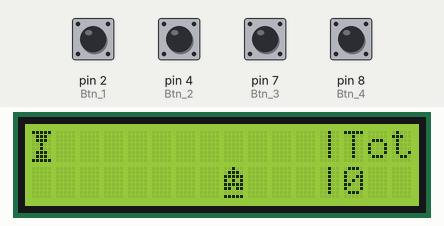
Simulated run of this sketch. Board: Arduino Uno, built with avr-gcc and run on an emulated ATmega328P. Shown: 16×2 character LCD. Inputs (shaded band) come from the test bench; at power-on: pin 2 (Btn_1), pin 4 (Btn_2), pin 7 (Btn_3), pin 8 (Btn_4) LOW. Random numbers use the default seed unless the sketch sets one.

Above: at 1.2 s.
1.3 s: pin 2 (Btn_1) pulled HIGH for 1 s
At 2.9 s:
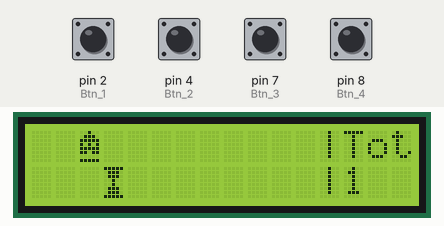
3.8 s: pin 8 (Btn_4) pulled HIGH for 0.15 s
At 6.8 s:
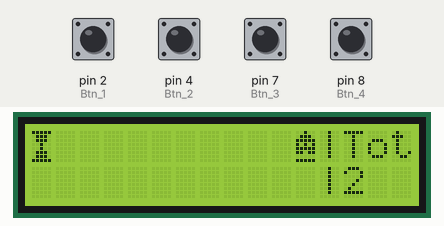
6.9 s: pin 7 (Btn_3) pulled HIGH for 0.15 s
At 9.3 s:
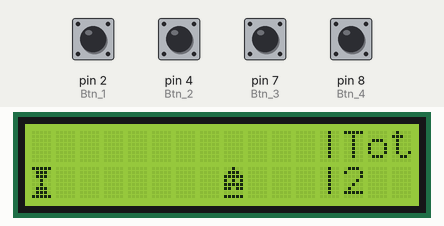
10.0 s: pin 4 (Btn_2) pulled HIGH for 0.15 s
At 11.05 s:
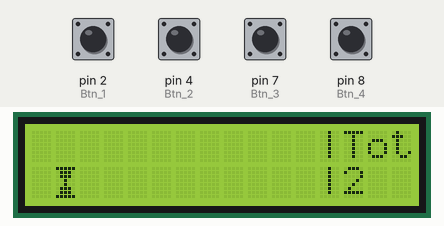
12.4 s: pin 2 (Btn_1) pulled HIGH for 0.15 s
At 13.8 s:
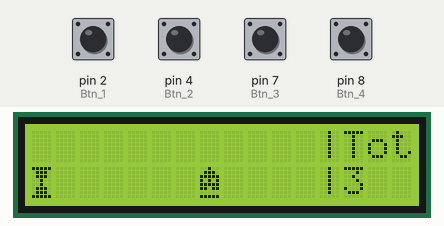
14.8 s: pin 2 (Btn_1) pulled HIGH for 0.15 s
At 16.7 s:
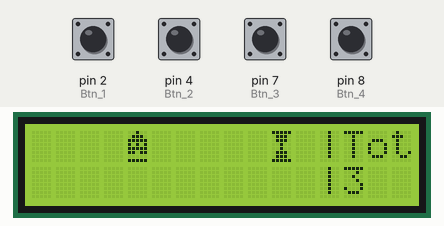
Timing chart, 0 to 18.2 s (numbered marks = the images above; inputs shaded):
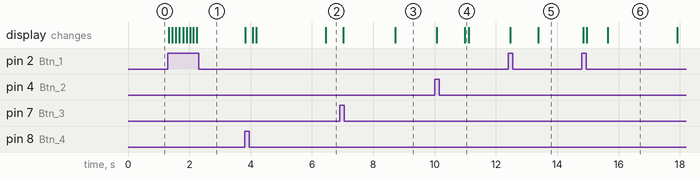

The sketch:

pacman.ino
```cpp
// importing required libraries
#include <Wire.h>
#include <LiquidCrystal_I2C.h>

// setting LCD address to 0x27
#define I2C_ADDR 0x27

// setting the LCD dimensions (16 columns and 2 rows)
#define LCD_COLUMNS 16
#define LCD_ROWS 2

// initializing the LCD object
LiquidCrystal_I2C lcd(I2C_ADDR, LCD_COLUMNS, LCD_ROWS);

// defining input pins for input
const int Btn_1 = 2;
const int Btn_2 = 4;
const int Btn_3 = 7;
const int Btn_4 = 8;

// defining variables to store data throughout the game
int counter = 0;
int match = 0;
int score = -1;

// current position of snake
int X = 0;
int Y = 0;

// previous position of snake
int prev_X = 0;
int prev_Y = 0;

// current position of monster
int monster_X = 0;
int monster_Y = 0;

// previous position of monster
int monster_prev_X = 0;
int monster_prev_Y = 0;

// defining custom character bitmap for snake
byte snake[8] = {
  B11111,
  B01110,
  B01110,
  B00100,
  B00100,
  B01110,
  B01110,
  B11111
};

// defining custom character bitmap for monster
byte monster[8] = {
  B00100,
  B01110,
  B11111,
  B10101,
  B11111,
  B11011,
  B00000,
  B11111
};

// setting up the main program
void setup() {

  // defining the pinmodes for all input and pins
  pinMode(Btn_1, INPUT);
  pinMode(Btn_2, INPUT);
  pinMode(Btn_3, INPUT);
  pinMode(Btn_4, INPUT);

  // initializing the LCD
  lcd.init();
  lcd.backlight();

  // printing message and score
  lcd.setCursor(12, 0);
  lcd.print("|Tot");
  lcd.setCursor(12, 1);
  lcd.write('|');

  // randomizing the value
  randomSeed(analogRead(0));
}

// defining the loop sequence
void loop() {

  // reading input pins
  int Btn_1_state = digitalRead(Btn_1);
  int Btn_2_state = digitalRead(Btn_2);
  int Btn_3_state = digitalRead(Btn_3);
  int Btn_4_state = digitalRead(Btn_4);

  // setting conditions for positioning snake
  if(X == monster_X && Y == monster_Y){
    match = 1;
    score++;
  }

  // update score
  lcd.setCursor(13, 1);
  lcd.print(score);

  // randomly placing snake
  if(counter == 0 || match == 1){
    match = 0;
    counter = 20;

    // clearing previous position of snake
    monster_prev_X = monster_X;
    monster_prev_Y = monster_Y;
    lcd.setCursor(monster_prev_X, monster_prev_Y);
    lcd.write(' ');

    // printing new position of snake
    monster_X = random(0, 12);
    monster_Y = random(0, 2);
    lcd.createChar(0, monster);
    lcd.setCursor(monster_X, monster_Y);
    lcd.write(byte(0));
  }

  // decrementing counter
  counter--;

  // on pressing button 1 -> go left
  if(Btn_1_state == HIGH) {
    lcd.setCursor(X, Y);
    lcd.write(' ');

    if(X > 0 && X <= 11){
      X--;
      blinkCursor(X,Y);
    }

    else if(X == 0 && Y == 0){
      X = 11;
      Y = 1;
      blinkCursor(X,Y);
    }

    else if(X == 0 && Y == 1){
      X = 11;
      Y = 0;
      blinkCursor(X,Y);
    }
  }

  // on pressing button 2 -> go right
  else if(Btn_2_state == HIGH) {
    lcd.setCursor(X, Y);
    lcd.write(' ');

    if(X >= 0 && X < 11){
      X++;
      blinkCursor(X,Y);
    }

    else if(X == 11 && Y == 0){
      X = 0;
      Y = 1;
      blinkCursor(X,Y);
    }

    else if(X == 11 && Y == 1){
      X = 0;
      Y = 0;
      blinkCursor(X,Y);
    }
  }

  // on pressing button 3 -> go up or down
  else if(Btn_3_state == HIGH) {
    lcd.setCursor(X, Y);
    lcd.write(' ');

    if(Y == 0){
      Y = 1;
      blinkCursor(X,Y);
    }

    else if(Y == 1){
      Y = 0;
      blinkCursor(X,Y);
    }
  }

  // on pressing button 4 -> reset snake to (0,0)
  else if(Btn_4_state == HIGH) {
    lcd.setCursor(X, Y);
    lcd.write(' ');

    X = 0;
    Y = 0;
    blinkCursor(X,Y);
  }

  // keep blinking snake where it already is
  else{
    lcd.setCursor(X, Y);
    lcd.write(' ');
    blinkCursor(X,Y);
  }

  // update rate 100ms
  delay(100);
}

// cursor function
void blinkCursor(int X_cor, int Y_cor){
  int X = X_cor;
  int Y = Y_cor;
  lcd.createChar(1, snake);
  lcd.setCursor(X, Y);
  lcd.write(byte(1));
}
```
